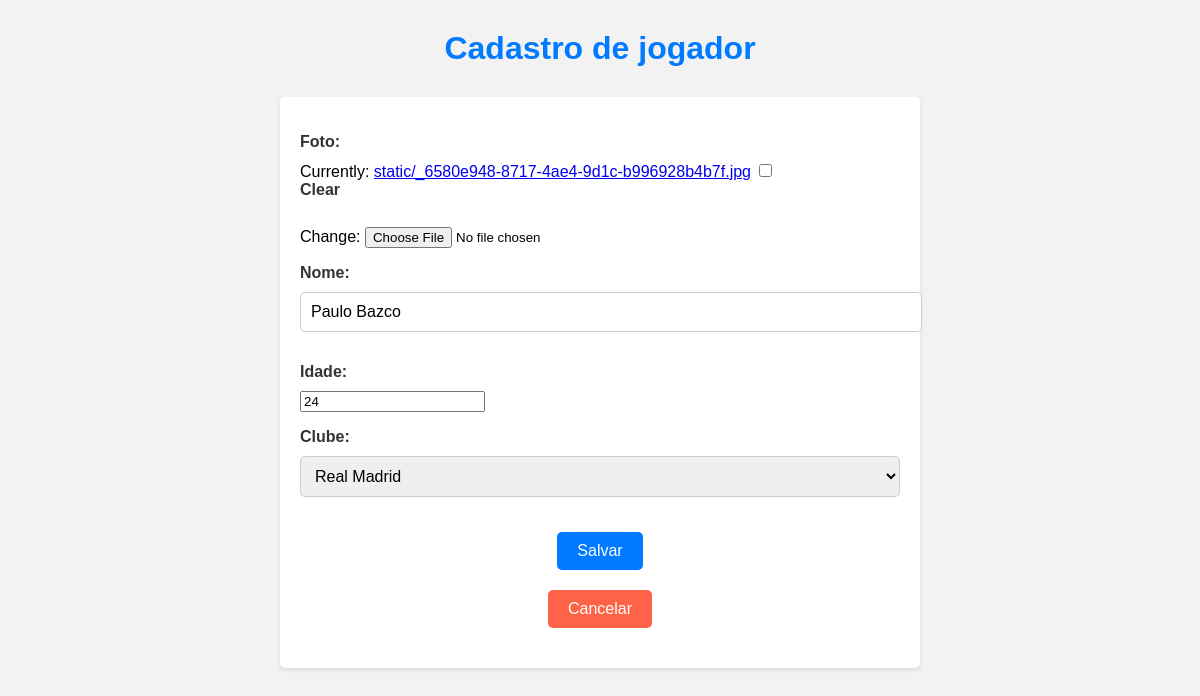
Page /jogador/update/10/ on the committed database.
### dados/models.py (models this page shows, shortened)
class Jogador(models.Model):
    foto = models.ImageField(upload_to='static/', blank=True, null=True)
    nome = models.CharField(max_length=100)
    idade = models.IntegerField()
    clube = models.ForeignKey(Clube, on_delete=models.CASCADE, null=True, blank=True)

class Clube(models.Model):
    nome = models.CharField(max_length=100)
    def __str__(self):
        return self.nome

### dados/views.py (the view)
# urls.py: path('update/<int:pk>/', views.JogadorUpdate.as_view(), name='update'),
class JogadorUpdate(UpdateView):
    model = Jogador
    fields = '__all__'
    success_url = reverse_lazy('dados:list')

### template/dados/jogador_form.html (shortened to what this page needs)
<!DOCTYPE html>
<html lang="en">
<head>
</head>
<body>
    <h1>Cadastro de jogador</h1>
    <form method="post" enctype="multipart/form-data">
        {{ form.as_p }}
        <input type="submit" value="Salvar">
        <input id="inputCancel" type="reset" value="Cancelar" onclick="Myfunction()">
    </form>
</body>
</html>

### template/dados/jogador_form.html (style rules this page uses)
body { font-family: Arial, sans-serif; background-color: #f2f2f2; margin: 0; padding: 0; }
h1 { color: #007BFF; text-align: center; margin-top: 30px; }
form { max-width: 600px; margin: 30px auto; padding: 20px; background-color: #fff; border-radius: 5px; box-shadow: 0 2px 4px rgba(0, 0, 0, 0.1); }
input[type="submit"], input[type="reset"] { display: block; margin: 20px auto; padding: 10px 20px; font-size: 16px; color: #fff; border: none; border-radius: 5px; cursor: pointer; transition: background-color 0.3s ease; }
input[type="submit"] { background-color: #007BFF; }
input[type="reset"] { background-color: #FF6347; }
label { display: block; margin-bottom: 10px; color: #333; font-weight: bold; }
input[type="text"], input[type="email"], select, textarea { width: 100%; padding: 10px; border: 1px solid #ccc; border-radius: 5px; font-size: 16px; margin-bottom: 15px; }

### rows in the picture
Jogador: nome "Paulo Bazco", idade "24", clube "Real Madrid"
